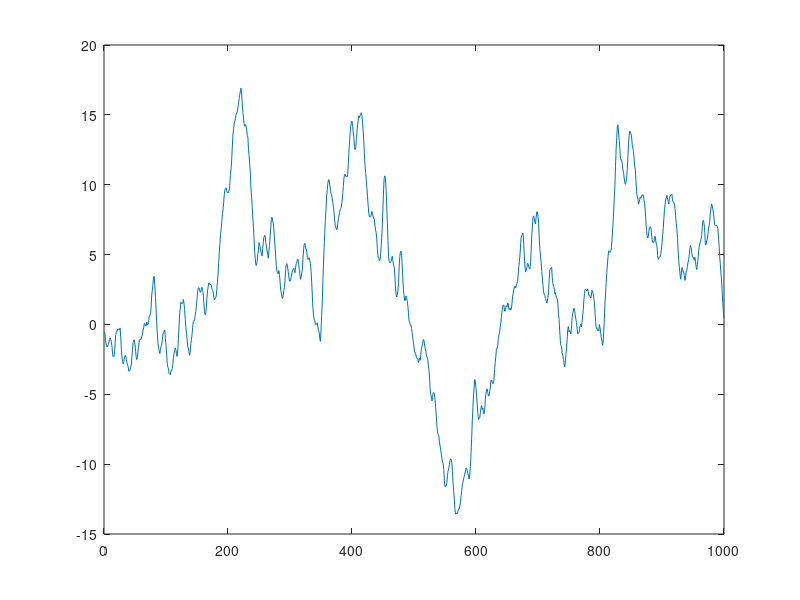

The MATLAB script that drew this image: (Note: this script raises an error after producing the figure.)
N=1000; gn=randn(N,1); gn= gn-mean(gn); a=cumsum(gn);
a= conv(a,ones(5,1)/5,'same');
figure(1);plot(a);

[p,s]= kPeaks(10,a,1);

hold on; scatter(p,a(p),30,'r'); hold off;
